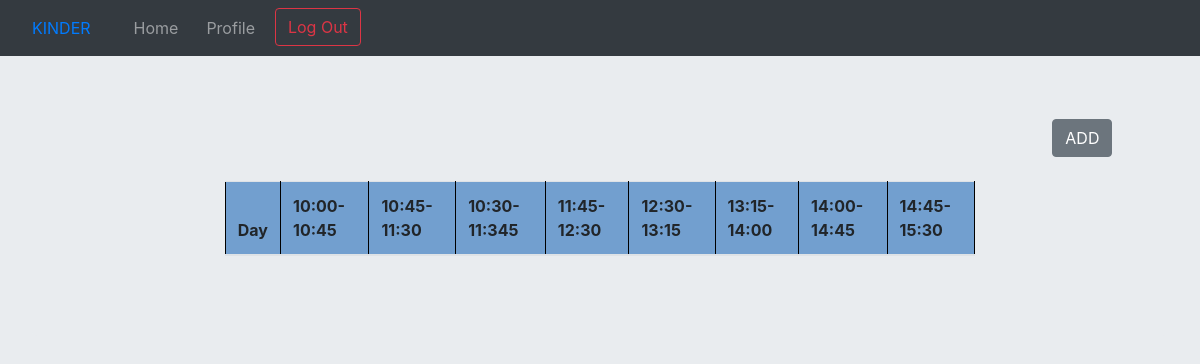
The app's page /home/routine/ (signed in), older data.
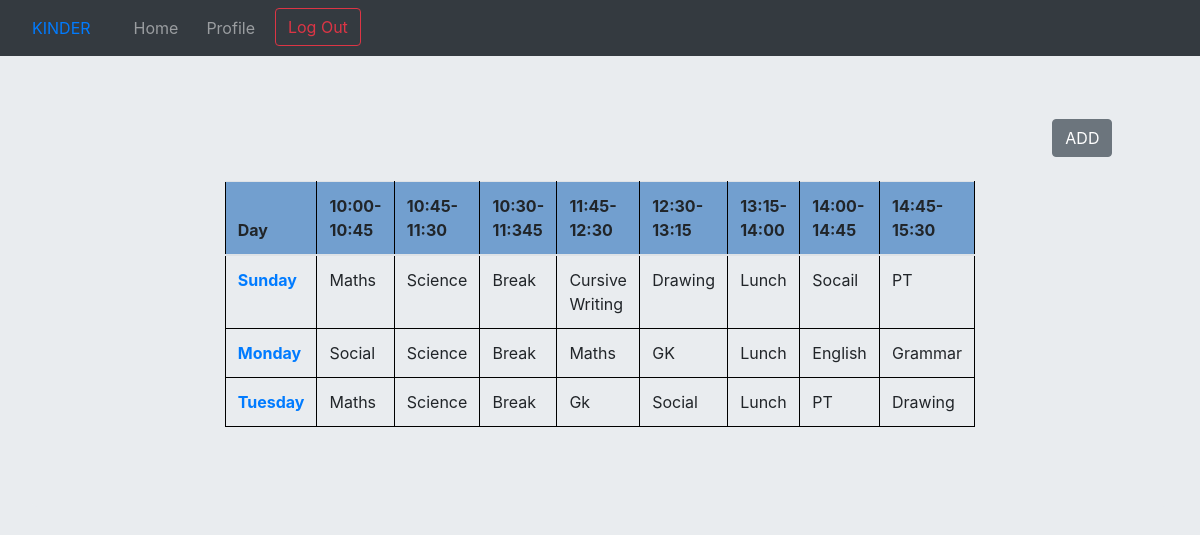
The same page, newer data.
### second/models.py (models this page shows, shortened)
class ROUTINES(models.Model):
    day = models.CharField(max_length=30)
    ten_ten45 = models.CharField(max_length=30)
    ten45_eleven30 = models.CharField(max_length=30)
    eleven45_twelve30 = models.CharField(max_length=30)
    twelve30_one15 = models.CharField(max_length=30)
    two_two45 = models.CharField(max_length=30)
    two45_three30 = models.CharField(max_length=30)
    teacher = models.ForeignKey(User, on_delete=models.CASCADE)

### second/views.py (the view)
# urls.py: path('routine/', RoutineListView.as_view(), name='routine'),
class RoutineListView(ListView):
    model = ROUTINES
    template_name = 'routine.html'
    context_object_name = 'routine'

### second/templates/routine.html (shortened to what this page needs)
{% extends "base1.html" %}
{% block base2 %}
<!DOCTYPE html>
<html lang="en">
<head>
</head>
<body style="padding-top: 55px;" class="jumbotron">
<div class="jumbotron">
        <center>
        {% if user.user_teachers != "" %}
        <button class='btn btn-secondary' onclick="location.href='{% url 'addroutine' %}'" style="margin-left:90%;">ADD</button>
        {% endif %}
        <br>
        <br>
        <table class="table table-hover" id="myTable" style="width: 70%">
            <thead class="thead-gray">
                <tr>
                    <th>Day</th>
                    <th>10:00-10:45</th>
                    <th>10:45-11:30</th>
                    <th>10:30-11:345</th>
                    <th>11:45-12:30</th>
                    <th>12:30-13:15</th>
                    <th>13:15-14:00</th>
                    <th>14:00-14:45</th>
                    <th>14:45-15:30</th>
                </tr>
            </thead>
            {% for rout in routine %}
                {% if user == rout.teacher %}
                <tr>
                    {% if user.user_teachers != "" %}
                    <td><b><a href="{% url 'routine-detail' rout.id %}">{{rout.day}}</a></b></td>
                    {% else %}
                    <td><b>{{rout.day}}</b></td>
                    {% endif %}
                    <td>{{rout.ten_ten45}}</td>
                    <td>{{rout.ten45_eleven30}}</td>
                    <td>Break</td>
                    <td>{{rout.eleven45_twelve30}}</td>
                    <td>{{rout.twelve30_one15}}</td>
                    <td>Lunch</td>
                    <td>{{rout.two_two45}}</td>
                    <td>{{rout.two45_three30}}</td>
                    </tr>
                {% endif %}
            {% endfor %}
        </table>
        </center>
</div>
</body>
</html>
{% endblock %}

Row changes from the older to the newer data that the page shows:
added ROUTINES: day "Sunday", ten_ten45 "Maths", ten45_eleven30 "Science", eleven45_twelve30 "Cursive Writing", twelve30_one15 "Drawing", two_two45 "Socail", two45_three30 "PT"
added ROUTINES: day "Monday", ten_ten45 "Social", ten45_eleven30 "Science", eleven45_twelve30 "Maths", twelve30_one15 "GK", two_two45 "English", two45_three30 "Grammar"
added ROUTINES: day "Tuesday", ten_ten45 "Maths", ten45_eleven30 "Science", eleven45_twelve30 "Gk", twelve30_one15 "Social", two_two45 "PT", two45_three30 "Drawing"
